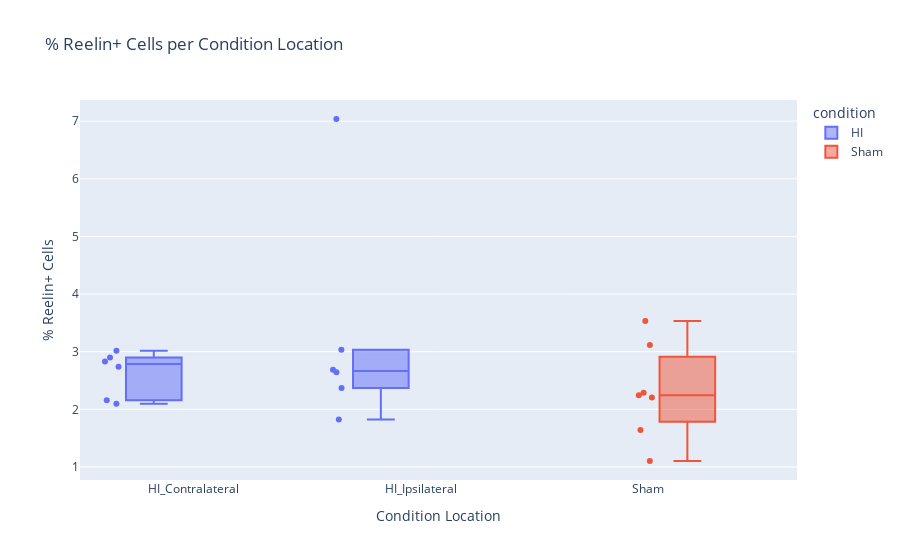

The code cell stored with this chart in its notebook:
### Code cell
fig = px.box(
    df,
    x="condition_location",
    y="%_reelin+_cells",
    color="condition",
    points="all",
    hover_data=[df.index, "filename", "mouse_id"],
    title="% Reelin+ Cells per Condition Location",
    labels={"%_reelin+_cells": "% Reelin+ Cells", "condition_location": "Condition Location"}
)

# Display the plot
fig.show()

### Figure 1 — Plotly figure (JSON) as saved in the notebook; plotly's stock layout.template omitted (floating-point values rounded to 4 significant figures)
{"data": [{"alignmentgroup": "True", "boxpoints": "all", "customdata": [[0, "HI 1 Contralateral Mouse 8 Slide09 GAD67green NeuNpink Reelinred 40x 4x4 technical replica 1", 8], [1, "HI 1 Contralateral Mouse 8 Slide09 GAD67green NeuNpink Reelinred 40x 4x4 technical replica 2", 8], [2, "HI 1 Ipsilateral Mouse 8 Slide16 GAD67green NeuNpink Reelinred 40x 4x4 technical replica 1", 8], [3, "HI 1 Ipsilateral Mouse 8 Slide16 GAD67green NeuNpink Reelinred 40x 4x4 technical replica 2", 8], [4, "HI 2 Contralateral Mouse 10 Slide08 GAD67green NeuNpink Reelinred 40x 4x4 technical replica 1", 10], [5, "HI 2 Contralateral Mouse 10 Slide08 GAD67green NeuNpink Reelinred 40x 4x4 technical replica 2", 10], [6, "HI 2 Ipsilateral Mouse 10 Slide08 GAD67green NeuNpink Reelinred 40x 4x4 technical replica 1", 10], [7, "HI 2 Ipsilateral Mouse 10 Slide08 GAD67green NeuNpink Reelinred 40x 4x4 technical replica 2", 10], [8, "HI 3 Contralateral Mouse 11 Slide09 GAD67green NeuNpink Reelinred 40x 4x4 technical replica 1", 11], [9, "HI 3 Contralateral Mouse 11 Slide09 GAD67green NeuNpink Reelinred 40x 4x4 technical replica 2", 11], [10, "HI 3 Ipsilateral Mouse 11 Slide09 GAD67green NeuNpink Reelinred 40x 4x4 technical replica 1", 11], [11, "HI 3 Ipsilateral Mouse 11 Slide09 GAD67green NeuNpink Reelinred 40x 4x4 technical replica 2", 11]], "hovertemplate": "condition=HI<br>Condition Location=%{x}<br>% Reelin+ Cells=%{y}<br>index=%{customdata[0]}<br>filename=%{customdata[1]}<br>mouse_id=%{customdata[2]}<extra></extra>", "legendgroup": "HI", "marker": {"color": "#636efa"}, "name": "HI", "notched": false, "offsetgroup": "HI", "orientation": "v", "showlegend": true, "type": "box", "x": ["HI_Contralateral", "HI_Contralateral", "HI_Ipsilateral", "HI_Ipsilateral", "HI_Contralateral", "HI_Contralateral", "HI_Ipsilateral", "HI_Ipsilateral", "HI_Contralateral", "HI_Contralateral", "HI_Ipsilateral", "HI_Ipsilateral"], "x0": " ", "xaxis": "x", "y": [2.096, 2.158, 3.035, 7.038, 2.9, 2.831, 1.824, 2.687, 2.739, 3.015, 2.37, 2.643], "y0": " ", "yaxis": "y"}, {"alignmentgroup": "True", "boxpoints": "all", "customdata": [[13, "Sham 1 Contralateral Mouse 6 Slide09 GAD67green NeuNpink Reelinred 40x 4x4 technical replica 2", 6], [14, "Sham 1 Ipsilateral Mouse 6 Slide09 GAD67green NeuNpink Reelinred 40x 4x4 technical replica 1", 6], [15, "Sham 1 Ipsilateral Mouse 6 Slide09 GAD67green NeuNpink Reelinred 40x 4x4 technical replica 2", 6], [16, "Sham 2 Contralateral Mouse 7 Slide12 GAD67green NeuNpink Reelinred 40x 4x4 technical replica 1", 7], [17, "Sham 2 Contralateral Mouse 7 Slide12 GAD67green NeuNpink Reelinred 40x 4x4 technical replica 2", 7], [18, "Sham 2 Ipsilateral Mouse 7 Slide12 GAD67green NeuNpink Reelinred 40x 4x4 technical replica 1", 7], [19, "Sham 2 Ipsilateral Mouse 7 Slide12 GAD67green NeuNpink Reelinred 40x 4x4 technical replica 2", 7]], "hovertemplate": "condition=Sham<br>Condition Location=%{x}<br>% Reelin+ Cells=%{y}<br>index=%{customdata[0]}<br>filename=%{customdata[1]}<br>mouse_id=%{customdata[2]}<extra></extra>", "legendgroup": "Sham", "marker": {"color": "#EF553B"}, "name": "Sham", "notched": false, "offsetgroup": "Sham", "orientation": "v", "showlegend": true, "type": "box", "x": ["Sham", "Sham", "Sham", "Sham", "Sham", "Sham", "Sham"], "x0": " ", "xaxis": "x", "y": [1.641, 2.207, 1.103, 3.118, 2.243, 2.288, 3.532], "y0": " ", "yaxis": "y"}], "layout": {"boxmode": "group", "legend": {"title": {"text": "condition"}, "tracegroupgap": 0}, "title": {"text": "% Reelin+ Cells per Condition Location"}, "xaxis": {"anchor": "y", "domain": [0, 1], "title": {"text": "Condition Location"}}, "yaxis": {"anchor": "x", "domain": [0, 1], "title": {"text": "% Reelin+ Cells"}}}}
